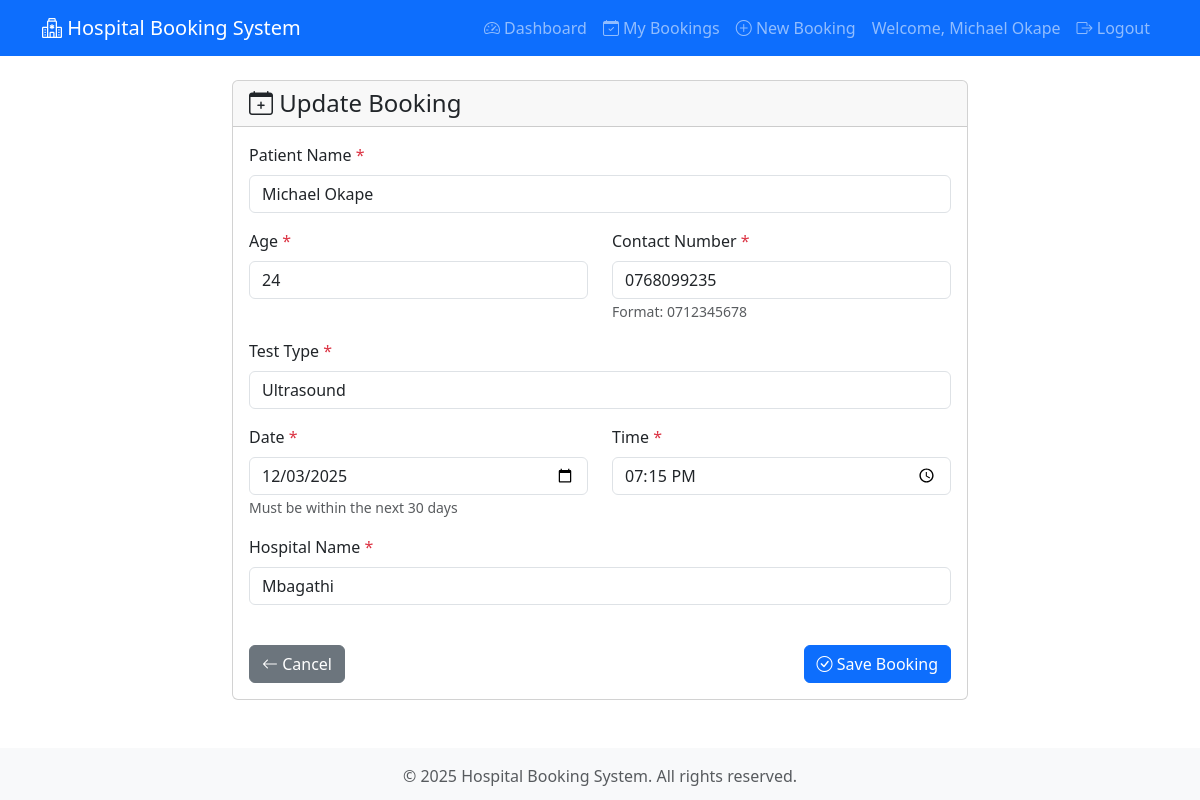
Screenshot of /bookings/update/3/ (signed in) with the database file from the repository.
### core/models.py (models this page shows, shortened)
class Patient(models.Model):
    name = models.CharField(max_length=200)
    age = models.IntegerField()
    contact = models.CharField(
        max_length=10,
        validators=[
            RegexValidator(
                regex=r'^07\d{8}$',
                message='Contact number must start with 07 and be 10 digits long (e.g., 0712345678).'
            )
        ]
    )
    created_at = models.DateTimeField(auto_now_add=True)
    class Meta:
        ordering = ['-created_at']

class Booking(models.Model):
    user = models.ForeignKey(User, on_delete=models.CASCADE, related_name='bookings', null=True, blank=True)
    patient = models.ForeignKey(Patient, on_delete=models.CASCADE, related_name='bookings')
    test = models.ForeignKey(Test, on_delete=models.CASCADE, related_name='bookings')
    date = models.DateField()
    time = models.TimeField()
    hospital = models.CharField(max_length=200)
    created_at = models.DateTimeField(auto_now_add=True)
    class Meta:
        ordering = ['-date', '-time']
        unique_together = [('patient', 'test', 'date', 'time')]

### core/views.py (the view)
# urls.py: path('bookings/update/<int:id>/', views.update_booking, name='update_booking'),
@login_required
def update_booking(request, id):
    booking = get_object_or_404(Booking, pk=id, user=request.user)
    if request.method == 'POST':
        form = BookingForm(request.POST, instance=booking)
        if form.is_valid():
            booking = form.save(commit=False)
            booking.user = request.user
            booking.save()
            messages.success(request, 'Booking updated successfully!')
            return redirect('list_bookings')
    else:
        form = BookingForm(initial={
            'patient_name': booking.patient.name,
            'age': booking.patient.age,
            'contact': booking.patient.contact,
            'test': booking.test,
            'date': booking.date,
            'time': booking.time,
            'hospital': booking.hospital
        })
        form.instance = booking
    return render(request, 'core/booking_form.html', {'form': form, 'title': 'Update Booking', 'booking': booking})

### core/models.py (called while the page is built)
    def __str__(self):
        return self.name

### core/templates/core/booking_form.html (shortened to what this page needs)
{% extends 'base.html' %}
{% load crispy_forms_tags %}
{% block content %}
<div class="row justify-content-center">
    <div class="col-md-8">
        <div class="card">
            <div class="card-header">
                <h4 class="mb-0">
                    <i class="bi bi-calendar-plus"></i> {{ title }}
                </h4>
            </div>
            <div class="card-body">
                <form method="post">
                    <div class="row">
                        <div class="col-md-12 mb-3">
                            <label for="{{ form.patient_name.id_for_label }}" class="form-label">
                                Patient Name <span class="text-danger">*</span>
                            </label>
                            {{ form.patient_name }}
                        </div>
                        <div class="col-md-6 mb-3">
                            <label for="{{ form.age.id_for_label }}" class="form-label">
                                Age <span class="text-danger">*</span>
                            </label>
                            {{ form.age }}
                        </div>
                        <div class="col-md-6 mb-3">
                            <label for="{{ form.contact.id_for_label }}" class="form-label">
                                Contact Number <span class="text-danger">*</span>
                            </label>
                            {{ form.contact }}
                            <small class="form-text text-muted">Format: 0712345678</small>
                        </div>
                        <div class="col-md-12 mb-3">
                            <label for="{{ form.test.id_for_label }}" class="form-label">
                                Test Type <span class="text-danger">*</span>
                            </label>
                            {{ form.test }}
                        </div>
                        <div class="col-md-6 mb-3">
                            <label for="{{ form.date.id_for_label }}" class="form-label">
                                Date <span class="text-danger">*</span>
                            </label>
                            {{ form.date }}
                            <small class="form-text text-muted">Must be within the next 30 days</small>
                        </div>
                        <div class="col-md-6 mb-3">
                            <label for="{{ form.time.id_for_label }}" class="form-label">
                                Time <span class="text-danger">*</span>
                            </label>
                            {{ form.time }}
                        </div>
                        <div class="col-md-12 mb-3">
                            <label for="{{ form.hospital.id_for_label }}" class="form-label">
                                Hospital Name <span class="text-danger">*</span>
                            </label>
                            {{ form.hospital }}
                        </div>
                    </div>
                    <div class="d-flex justify-content-between mt-4">
                        <a href="{% url 'list_bookings' %}" class="btn btn-secondary">
                            <i class="bi bi-arrow-left"></i> Cancel
                        </a>
                        <button type="submit" class="btn btn-primary">
                            <i class="bi bi-check-circle"></i> Save Booking
                        </button>
                    </div>
                </form>
            </div>
        </div>
    </div>
</div>
{% endblock %}

### core/templates/base.html (shortened to what this page needs)
<!DOCTYPE html>
<html lang="en">
<head>
    <link href="https://cdn.jsdelivr.net/npm/bootstrap@5.3.0/dist/css/bootstrap.min.css" rel="stylesheet">
    <link href="https://cdn.jsdelivr.net/npm/bootstrap-icons@1.10.0/font/bootstrap-icons.css" rel="stylesheet">
</head>
<body>
    <nav class="navbar navbar-expand-lg navbar-dark bg-primary">
        <div class="container">
            <a class="navbar-brand" href="{% url 'dashboard' %}">
                <i class="bi bi-hospital"></i> Hospital Booking System
            </a>
            <div class="collapse navbar-collapse" id="navbarNav">
                <ul class="navbar-nav ms-auto">
                    {% if user.is_authenticated %}
                        <li class="nav-item">
                            <a class="nav-link" href="{% url 'dashboard' %}">
                                <i class="bi bi-speedometer2"></i> Dashboard
                            </a>
                        </li>
                        <li class="nav-item">
                            <a class="nav-link" href="{% url 'list_bookings' %}">
                                <i class="bi bi-calendar-check"></i> My Bookings
                            </a>
                        </li>
                        <li class="nav-item">
                            <a class="nav-link" href="{% url 'create_booking' %}">
                                <i class="bi bi-plus-circle"></i> New Booking
                            </a>
                        </li>
                        <li class="nav-item">
                            <span class="nav-link">Welcome, {{ user.get_full_name|default:user.username }}</span>
                        </li>
                        <li class="nav-item">
                            <a class="nav-link" href="{% url 'logout' %}">
                                <i class="bi bi-box-arrow-right"></i> Logout
                            </a>
                        </li>
                    {% endif %}
                </ul>
            </div>
        </div>
    </nav>
    <main class="container my-4">
        {% block content %}
        {% endblock %}
    </main>
    <footer class="bg-light text-center py-3 mt-5">
        <div class="container">
            <p class="text-muted mb-0">&copy; 2025 Hospital Booking System. All rights reserved.</p>
        </div>
    </footer>
</body>
</html>

### rows the page displays
Patient: contact "0768099235"
Booking: test "Ultrasound", date "12/03/2025", time "19:15:00", hospital "Mbagathi"

### other values shown
{{ user.get_full_name|default:user.username }} "Michael Okape"
{{ title }} "Update Booking"
